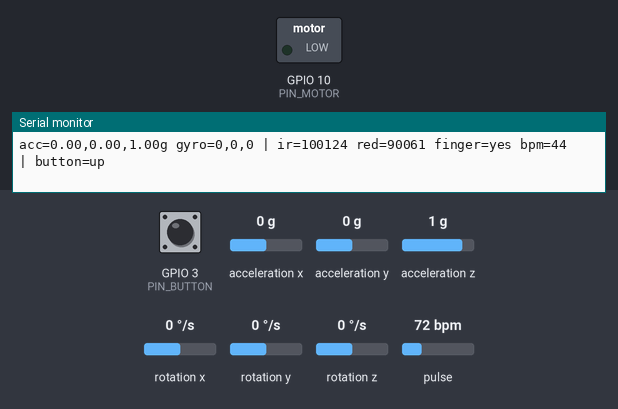
A sketch run on a simulated Seeed XIAO ESP32-C3. Parts: switched loads named in the sketch (green lamp = pin HIGH), the last lines printed to the serial monitor. Wiring (inferred from the names in the program): MPU-6050 motion sensor at I2C address 0x68. The test bench sets the inputs (shaded band); at power-on: GPIO 3 (PIN_BUTTON) HIGH, acceleration x 0 g, acceleration y 0 g, acceleration z 1 g, rotation x 0 °/s, rotation y 0 °/s, rotation z 0 °/s, pulse 72 bpm.

Above: at 3.0 s.
3.1 s: GPIO 3 (PIN_BUTTON) pulled LOW for 0.15 s
At 3.25 s:
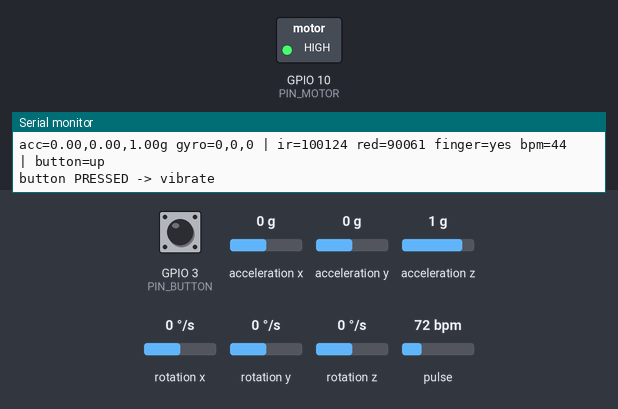
Timing chart, 0 to 6.1 s (numbered marks = the images above; inputs shaded):
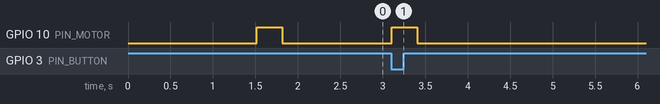

The sketch:

hw_check_wristband.ino
```cpp
// เทสฮาร์ดแวร์กำไล (XIAO ESP32-C3) — แยกจาก sensor_node.ino ใช้เช็คว่าต่อสายถูก
// พิมพ์ค่า MPU6050 + MAX30102 + ปุ่ม ทุก 0.5 วิ / กดปุ่มหรือพิมพ์ m = มอเตอร์สั่น 300ms
#include <Wire.h>
#include "MAX30105.h"
#include "heartRate.h"

#define PIN_SDA    D4
#define PIN_SCL    D5
#define PIN_BUTTON D1
#define PIN_MOTOR  D10
#define MPU_ADDR   0x68

MAX30105 pulse;
bool maxOk = false, mpuOk = false;
float bpm = 0;
unsigned long lastBeat = 0;

int i2cScan(int sda, int scl, const char* label) {
  Wire.end();
  Wire.begin(sda, scl);
  int found = 0;
  Serial.printf("I2C scan (%s):", label);
  for (uint8_t a = 1; a < 127; a++) {
    Wire.beginTransmission(a);
    if (Wire.endTransmission() == 0) {
      Serial.printf(" 0x%02X", a);
      found++;
    }
  }
  Serial.println(found ? "  (MPU6050=0x68, MAX30102=0x57)" : " none");
  return found;
}

bool mpuBegin() {
  Wire.beginTransmission(MPU_ADDR);
  Wire.write(0x6B);  // PWR_MGMT_1: ปลุกจาก sleep
  Wire.write(0);
  return Wire.endTransmission() == 0;
}

void mpuRead(int16_t* v) {  // ax ay az temp gx gy gz
  Wire.beginTransmission(MPU_ADDR);
  Wire.write(0x3B);
  Wire.endTransmission(false);
  Wire.requestFrom(MPU_ADDR, 14);
  for (int i = 0; i < 7; i++) v[i] = (Wire.read() << 8) | Wire.read();
}

void vibrate(int ms) {
  digitalWrite(PIN_MOTOR, HIGH);
  delay(ms);
  digitalWrite(PIN_MOTOR, LOW);
}

void setup() {
  Serial.begin(115200);
  delay(1500);  // รอ USB CDC ให้ monitor ต่อทัน
  pinMode(PIN_BUTTON, INPUT_PULLUP);
  pinMode(PIN_MOTOR, OUTPUT);
  Serial.println("\n== hw_check_wristband ==");
  // ไม่เจออะไรเลย ลองสลับ SDA/SCL ดูเผื่อต่อกลับด้าน
  if (i2cScan(PIN_SDA, PIN_SCL, "SDA=D4 SCL=D5") == 0 &&
      i2cScan(PIN_SCL, PIN_SDA, "SWAPPED SDA=D5 SCL=D4") > 0) {
    Serial.println("!! SDA/SCL ต่อสลับกัน ใช้แบบสลับไปก่อน");
  } else {
    Wire.end();
    Wire.begin(PIN_SDA, PIN_SCL);
  }

  mpuOk = mpuBegin();
  maxOk = pulse.begin(Wire, I2C_SPEED_FAST);
  if (maxOk) {
    pulse.setup();  // ค่า default ของ SparkFun
    pulse.setPulseAmplitudeRed(0x0A);
  }
  Serial.printf("MPU6050 %s, MAX30102 %s\n", mpuOk ? "OK" : "NOT FOUND", maxOk ? "OK" : "NOT FOUND");
  vibrate(300);
}

void loop() {
  // ยังไม่เจอเซนเซอร์: สแกนซ้ำทุก 1 วิ ให้ขยับ/กดสายแล้วดูผลสดได้
  if (!mpuOk || !maxOk) {
    static unsigned long lastScan = 0;
    if (millis() - lastScan < 1000) return;
    lastScan = millis();
    i2cScan(PIN_SDA, PIN_SCL, "rescan");
    if (!mpuOk) mpuOk = mpuBegin();
    if (!maxOk && (maxOk = pulse.begin(Wire, I2C_SPEED_FAST))) {
      pulse.setup();
      pulse.setPulseAmplitudeRed(0x0A);
    }
    if (mpuOk && maxOk) Serial.println("== เจอครบทั้งสองตัวแล้ว ==");
    return;
  }

  // MAX30102 ต้องอ่านถี่ๆ ถึงจะจับจังหวะหัวใจได้
  long ir = 0, red = 0;
  if (maxOk) {
    ir = pulse.getIR();
    red = pulse.getRed();
    if (checkForBeat(ir)) {
      unsigned long now = millis();
      float b = 60000.0 / (now - lastBeat);
      lastBeat = now;
      if (b > 30 && b < 220) bpm = bpm ? bpm * 0.7 + b * 0.3 : b;
    }
  }

  static bool lastBtn = false;
  bool btn = digitalRead(PIN_BUTTON) == LOW;
  if (btn && !lastBtn) {
    Serial.println("button PRESSED -> vibrate");
    vibrate(300);
  }
  lastBtn = btn;
  if (Serial.available() && Serial.read() == 'm') vibrate(300);

  static unsigned long last = 0;
  if (millis() - last < 500) return;
  last = millis();

  int16_t v[7] = {0};
  if (mpuOk) mpuRead(v);
  Serial.printf("acc=%.2f,%.2f,%.2fg gyro=%d,%d,%d | ir=%ld red=%ld finger=%s bpm=%.0f | button=%s\n",
                v[0] / 16384.0, v[1] / 16384.0, v[2] / 16384.0,
                v[4] / 131, v[5] / 131, v[6] / 131,
                ir, red, ir > 50000 ? "yes" : "no", ir > 50000 ? bpm : 0.0,
                btn ? "PRESSED" : "up");
}
```

Measured:
- after the input at 3.1 s, GPIO 10 (PIN_MOTOR): LOW → HIGH at once, → LOW 0.30 s later
